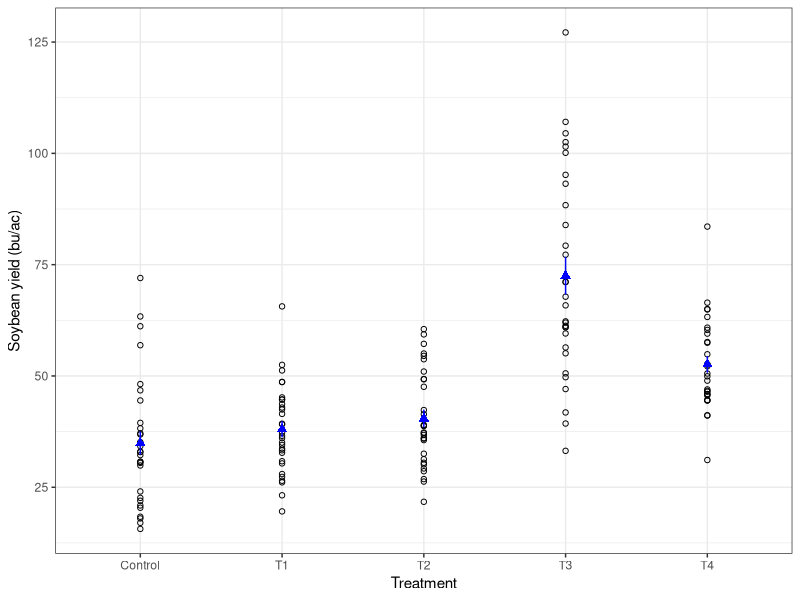
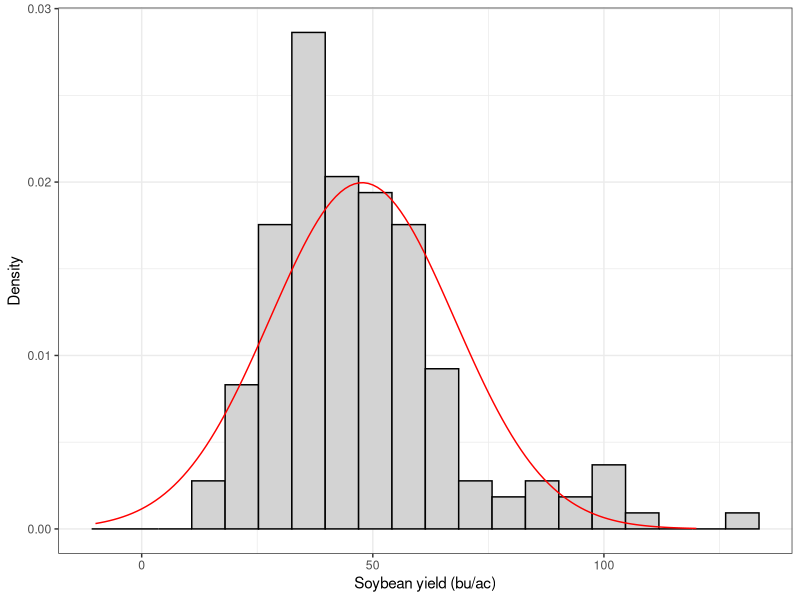
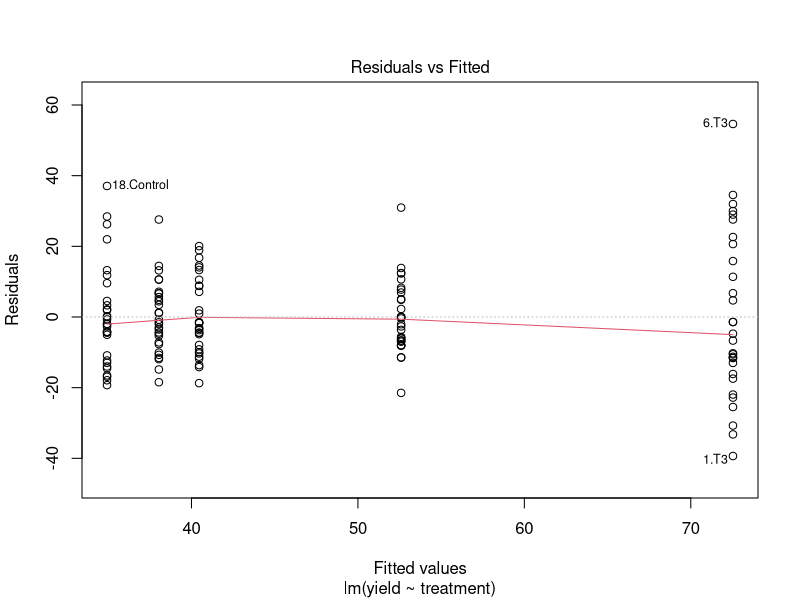
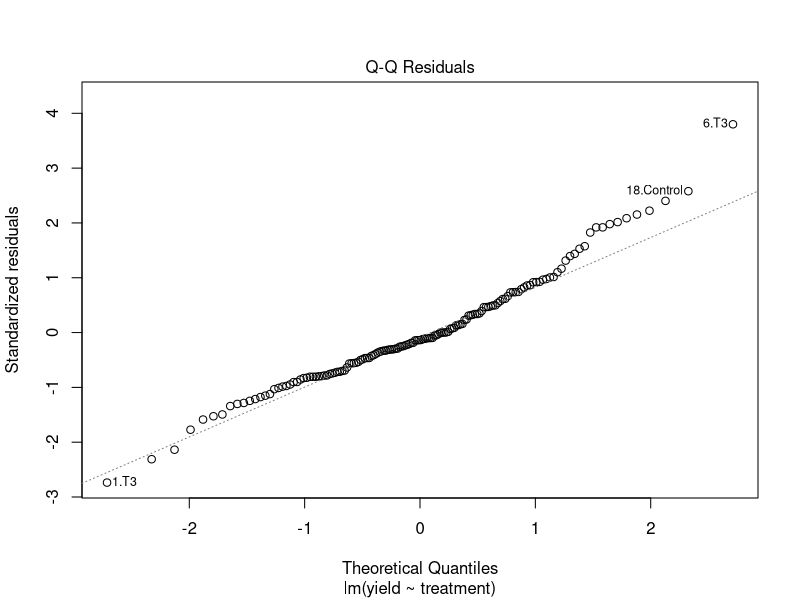
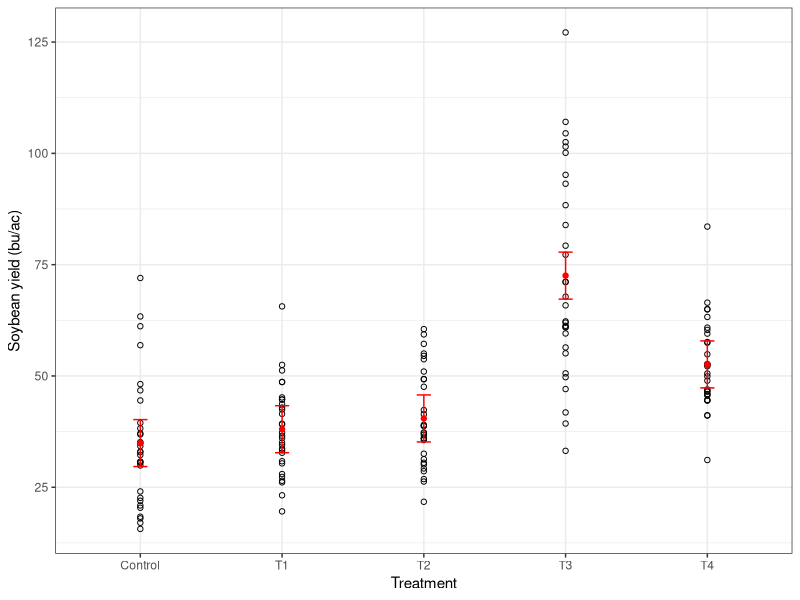
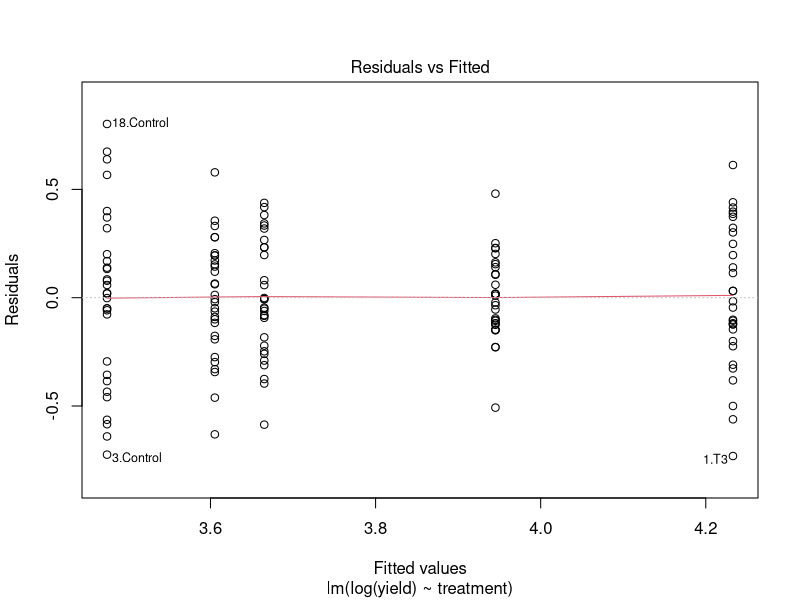
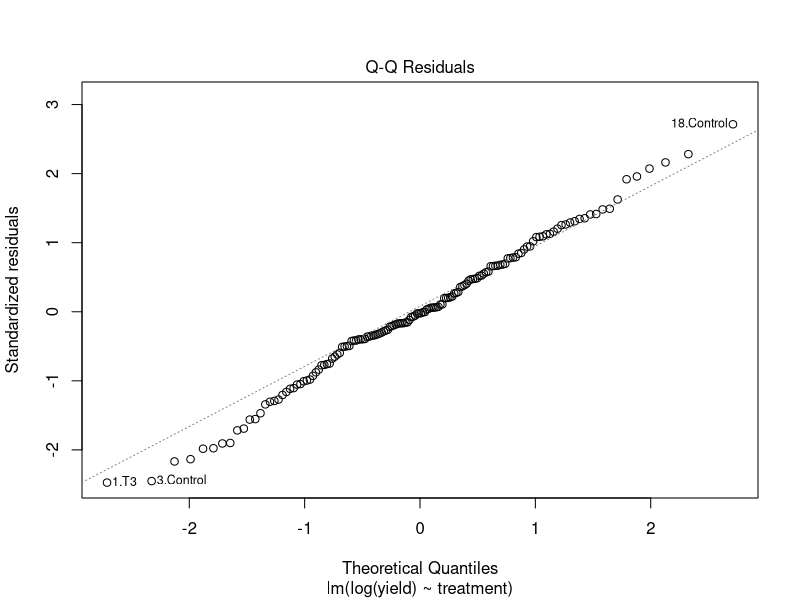
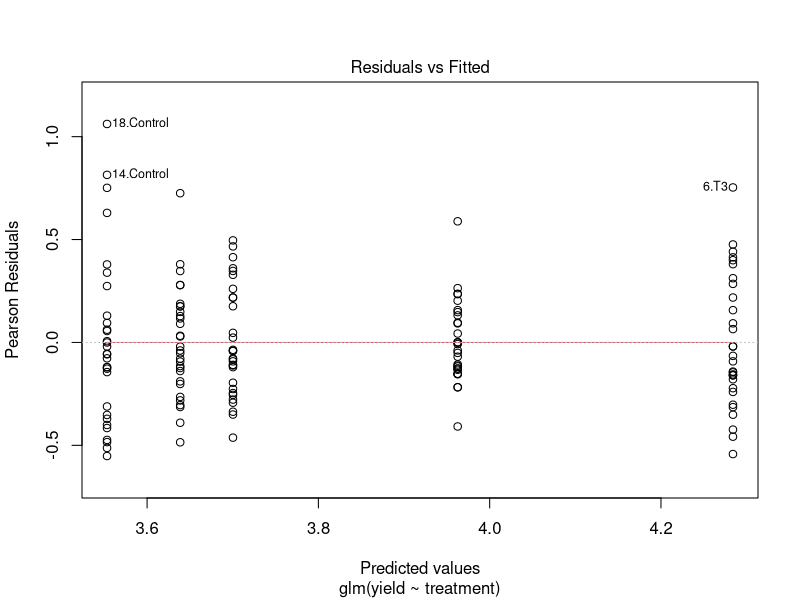

The R source for these figures, in order:
## ---- chunk 1
library(ggplot2)
library(emmeans)
## ---- chunk 2
df1 <- read.csv('./data/soybean-foliar-1.csv')
head(df1)
## ---- chunk 3
df2 <- read.csv('./data/soybean-foliar-2.csv')
head(df2)
## ---- chunk 4
df <- merge(df1, 
            df2,
            by = 'rep')
head(df)
## ---- chunk 5
df_long <- reshape(df,
                   direction = 'long',
                   varying = c('Yield.Control', 'Yield.T1', 'Yield.T2', 'Yield.T3', 'Yield.T4'),
                   v.names = 'yield',
                   timevar = 'treatment',
                   times = c('Control', 'T1', 'T2', 'T3', 'T4'),
                   idvar = 'rep'
                   )
head(df_long)
## ---- chunk 6
ggplot()+
  geom_point(data = df_long,
             aes(x = treatment, y = yield),
             pch = 1)+
  stat_summary(data = df_long,
               fun.data = 'mean_se',
               aes(x = treatment, y = yield),
               col = 'blue',
               pch = 17)+
  labs(y = 'Soybean yield (bu/ac)', x = 'Treatment')+
  theme_bw()
## ---- chunk 7

xbar <- mean(df_long$yield)
s <- sd(df_long$yield)

ggplot()+
  geom_histogram(data = df_long,
                 aes(x = yield, y = ..density..), 
                 bins = 20,
                 col = 'black',
                 fill = 'lightgrey')+
  geom_line(aes(x = -10:120, y = dnorm(-10:120, xbar, s)), col = 'red')+
  labs(x = 'Soybean yield (bu/ac)', y = 'Density')+
  theme_bw()

## ---- chunk 8
mod_yield <- lm(yield ~ treatment, data = df_long)
anova(mod_yield)
## ---- chunk 9
plot(mod_yield, which = 1)
plot(mod_yield, which = 2)
## ---- chunk 10
means_yield <- emmeans(mod_yield, ~ treatment)
means_yield <- data.frame(means_yield)
means_yield
## ---- chunk 11
ggplot()+
  geom_point(data = df_long,
             aes(x = treatment, y = yield),
             pch = 1)+
  geom_errorbar(data = means_yield,
                aes(x = treatment, ymin = lower.CL, ymax = upper.CL),
                width = 0.1,
                col = 'red')+
  geom_point(data = means_yield,
             aes(x = treatment, y = emmean), col = 'red')+
  labs(y = 'Soybean yield (bu/ac)', x = 'Treatment')+
  theme_bw()
## ---- chunk 12
mod_log_yield <- lm(log(yield) ~ treatment, data = df_long)
anova(mod_log_yield)
## ---- chunk 13
plot(mod_log_yield, which = 1)
plot(mod_log_yield, which = 2)
## ---- chunk 14
log_means <- emmeans(mod_log_yield, ~ treatment)
log_means <- data.frame(log_means)
log_means
## ---- chunk 15
4.23 - 3.47
exp(0.76)
## ---- chunk 16
ds_means_yield <- exp(log_means$emmean)
ds_means_yield
68.92 / 32.28
## ---- chunk 17
mod_gamma <- glm(yield ~ treatment,
                 family = Gamma(link = "log"),
                 data = df_long)
mod_gamma
plot(mod_gamma, which = 1)
plot(mod_gamma, which = 2)
## ---- chunk 18
means_glm <- emmeans(mod_gamma, ~ treatment, type = 'response')
means_glm <- data.frame(means_glm)
means_glm
## ---- chunk 19
ggplot()+
  geom_point(data = df_long,
             aes(x = treatment, y = yield),
             pch = 1)+
  geom_errorbar(data = means_glm,
                aes(x = treatment, ymin = lower.CL, ymax = upper.CL),
                width = 0.1,
                col = 'red')+
  geom_point(data = means_glm,
             aes(x = treatment, y = response), col = 'red')+
  labs(y = 'Soybean yield (bu/ac)', x = 'Treatment')+
  theme_bw()
